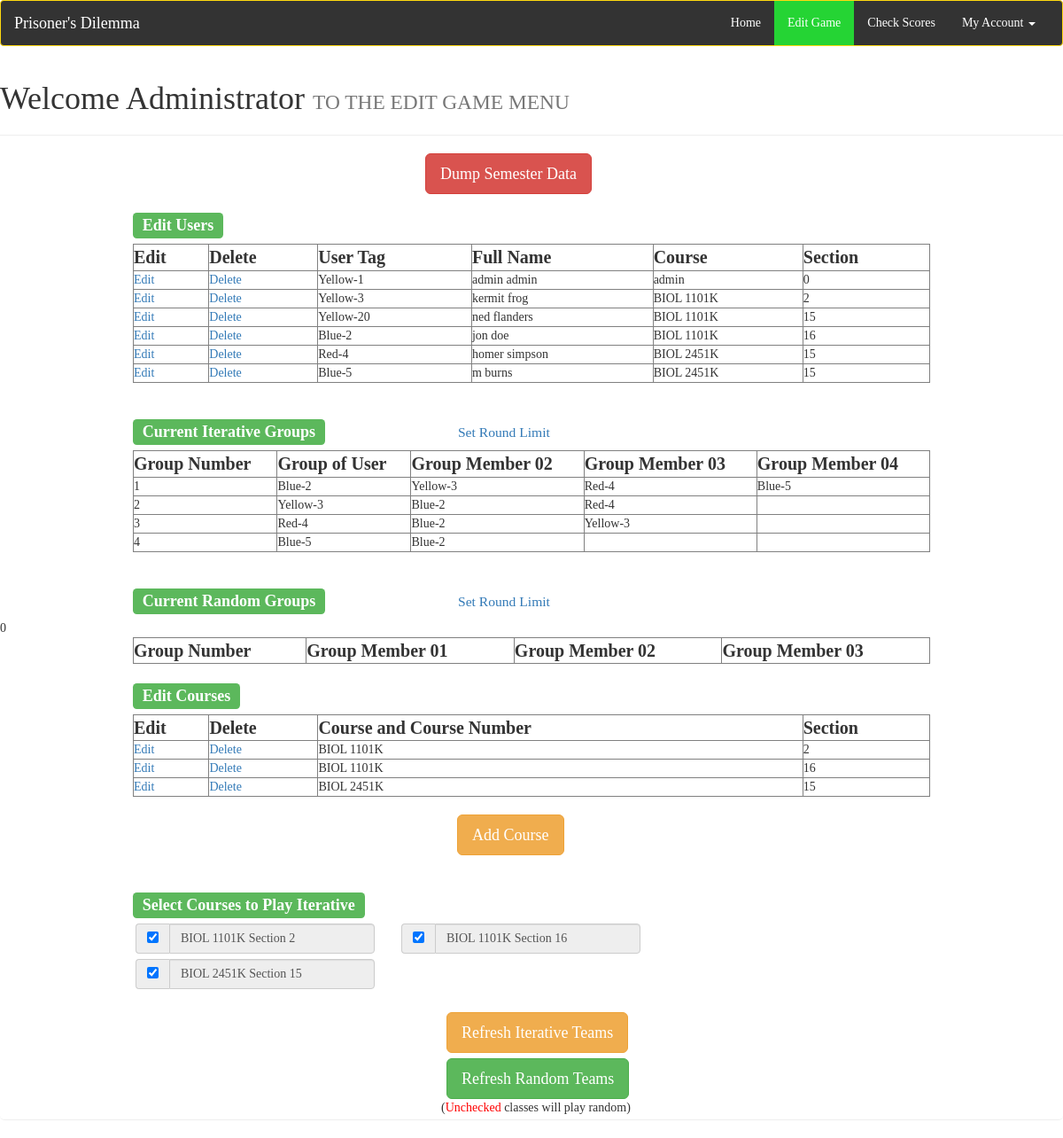
The page /editgame.php on the database its author committed.
### tables this page shows
CREATE TABLE IF NOT EXISTS `teamcode` (
  `users_id` int(3) NOT NULL,
  `tag` varchar(12) NOT NULL,
  `user_group` varchar(13) NOT NULL,
  `random_group` int(3) DEFAULT '0',
  `fixed_group` int(2) NOT NULL
);

CREATE TABLE IF NOT EXISTS `users` (
  `id` int(11) NOT NULL,
  `usernames` varchar(255) NOT NULL,
  `first_name` varchar(255) NOT NULL,
  `last_name` varchar(255) NOT NULL,
  `email` varchar(255) NOT NULL,
  `confirmed_email` varchar(255) NOT NULL,
  `pw` varchar(255) NOT NULL,
  `confirmed_pw` varchar(255) NOT NULL,
  `course` varchar(12) DEFAULT NULL,
  `section` int(2) DEFAULT NULL,
  `online_status` int(1) NOT NULL DEFAULT '0',
  `score` int(3) DEFAULT '0',
  `busy` tinyint(1) NOT NULL,
  `time` timestamp NOT NULL DEFAULT CURRENT_TIMESTAMP,
  `rank` smallint(2) NOT NULL
);

CREATE TABLE IF NOT EXISTS `iterative_teams` (
  `id` int(3) NOT NULL,
  `member1` varchar(12) DEFAULT NULL,
  `member2` varchar(12) DEFAULT NULL,
  `member3` varchar(12) DEFAULT NULL,
  `member4` varchar(12) DEFAULT NULL
);

CREATE TABLE IF NOT EXISTS `course` (
  `id` int(2) NOT NULL,
  `course_and_number` varchar(10) NOT NULL,
  `section` int(2) NOT NULL
);

CREATE TABLE IF NOT EXISTS `added_iterate_classes` (
  `id` int(2) NOT NULL,
  `course` varchar(10) NOT NULL,
  `section` int(2) NOT NULL
);

### editgame.php (the view, shortened to what this page needs)
<!doctype html>
<html>
<head>
<?php
	include('connection.php');
?>
    <link href="css/bootstrap.min.css" rel="stylesheet">
	<link href="css/stylesheet.css" rel="stylesheet">
	<link href="css/custom.css" rel="stylesheet">
</head>
<body>
	<header class="navbar navbar-default">
		<div class="container-fluid">
			<div class="navbar-header">
				<a class="navbar-brand" href="index.php">Prisoner's Dilemma</a>
			</div>
			<div class="collapse navbar-collapse" id="collapse">
				<ul class="nav navbar-nav navbar-right">
					<li><a href="index.php">Home</a></li>
					<li class="active"><a href="editgame.php">Edit Game</a></li>
					<li ><a href="administration.php">Check Scores</a></li>
					<li class="dropdown">
						<a href="" class="dropdown-toggle" data-toggle="dropdown" role="button" aria-haspopup="true" aria-expanded="false">My Account <span class="caret"></span></a>
					</li>
				</ul>
			</div>
		</div>
	</header>
	<div class="page-header">
	  <h1>Welcome Administrator <small>TO THE EDIT GAME MENU</small></h1>
		<hr/>
				<Button type="button" class="btn btn-lg btn-danger" id="dumpSemesterData" style="position:relative; left:40%;" >
					Dump Semester Data
				</button>
		<div>
			<?php
				echo "<table align='center' border=1 cellspace='3' cellpadding='3' width='75%'>
				<h3><span style=\"width: 50%; margin: 0% 12.5%\" class=\"label label-success\">Edit Users</span></h3>
				<tr>
					<th align='left'><b>Edit</b></th>
					<th align='left'><b>Delete</b></th>
					<th align='left'><b>User Tag</b></th>
					<th align='left'><b>Full Name</b></th>
					<th align='left'><b>Course</b></th>
					<th align='left'><b>Section</b></th>
				</tr>";
				$r = mysqli_query($dbc, "SELECT * FROM users u JOIN teamcode tc ON u.id = tc.users_id ORDER BY course, section");
				while ($row = mysqli_fetch_array($r))
				{
					echo
					"<tr>
					<td>
						<a href='edit_user.php?id=".$row['id']."&fname=".$row['first_name']."&lname=".$row['last_name']."&course=".$row['course']."&pwd=".$row['pw']."&section=".$row['section']."&group=".$row['user_group']."'>Edit</a>
					</td>
					<td>
						<a href='delete_user.php?id=".$row['id']."&fname=".$row['first_name']."&lname=".$row['last_name']."&course=".$row['course']."&section=".$row['section']."'>Delete</a>
					</td>
					<td>".
						$row["tag"]
					."</td>
					<td>".
						$row["first_name"]." ".$row["last_name"]
					."</td>
					<td>".
						$row["course"]
					."</td>
					<td>".
						$row["section"]
					."</td>
					</tr>";
				}
				echo '</table>';
			?>
		</div>
		<br/>
		<div>
			<?php
				echo "<table align='center' border=1 cellspace='3' cellpadding='3' width='75%'>
				<h3><span style=\"width: 50%; margin: 0% 12.5%\" class=\"label label-success\">Current Iterative Groups</span><small><a href='iterative_limit.php'>Set Round Limit</a></small></h3>
				<tr>
					<th align='left'><b>Group Number</b></th>
					<th align='left'><b>Group of User</b></th>
					<th align='left'><b>Group Member 02</b></th>
					<th align='left'><b>Group Member 03</b></th>
					<th align='left'><b>Group Member 04</b></th>
				</tr>";
				$r = mysqli_query($dbc, "SELECT * FROM iterative_teams");
				while ($row = mysqli_fetch_array($r))
				{
					echo
					"<tr>
					<td>".
						$row["id"]
					."</td>
					<td>".
						$row["member1"]
					."</td>
					<td>".
						$row["member2"]
					."</td>
					<td>".
						$row["member3"]
					."</td>
					<td>".
						$row["member4"]
					."</td>
					</tr>";
				}
				echo '</table>';
			?>
		</div>
		<br/>
		<div>
			<?php
				echo "<table align='center' border=1 cellspace='3' cellpadding='3' width='75%'>
				<h3><span style=\"width: 50%; margin: 0% 12.5%\" class=\"label label-success\">Current Random Groups</span><small><a href='random_limit.php'>Set Round Limit</a></small></h3>
				<tr>
					<th align='left'><b>Group Number</b></th>
					<th align='left'><b>Group Member 01</b></th>
					<th align='left'><b>Group Member 02</b></th>
					<th align='left'><b>Group Member 03</b></th>
				</tr>";
				echo '</table>';
			?>
		</div>
		<div>
			<?php
				echo "<table align='center' border=1 cellspace='3' cellpadding='3' width='75%'>
				<h3><span style=\"width: 50%; margin: 0% 12.5%\" class=\"label label-success\">Edit Courses</span></h3>
				<tr>
					<th align='left'><b>Edit</b></th>
					<th align='left'><b>Delete</b></th>
					<th align='left'><b>Course and Course Number</b></th>
					<th align='left'><b>Section</b></th>
				</tr>";
				$r = mysqli_query($dbc, "SELECT * FROM course  ORDER BY course_and_number, section");
				while ($row = mysqli_fetch_array($r))
				{
					echo
					"<tr>
					<td>
						<a href='edit_course.php?id=".$row['id']."&course=".$row['course_and_number']."&section=".$row['section']."'>Edit</a>
					</td>
					<td>
						<a href='delete_course.php?id=".$row['id']."&course=".$row['course_and_number']."&section=".$row['section']."'>Delete</a>
					</td>
					<td>".
						$row["course_and_number"]
					."</td>
					<td>".
						$row["section"]
					."</td>
					</tr>";
				}
				echo '</table>';
			?>
					<br/>
				<button type="button" class="btn btn-lg btn-warning" style="position:relative; left:43%;" aria-haspopup="true" aria-expanded="false" id="addcour">
					Add Course
				</button>
		<br/><br/>
			<h3><span style="width: 50%; margin: 0% 12.5%" class="label label-success">Select Courses to Play Iterative</span></h3>
	<div style="width: 50%; margin: 0% 11.5%">
		<?php
			$checked_classes = mysqli_query($dbc, "SELECT course, section FROM added_iterate_classes WHERE (course, section) IN (SELECT course_and_number, section FROM course)");
			$count = 0;
				while ($checked_class = mysqli_fetch_array($checked_classes))
				{
					echo
					"
					<div class=\"col-lg-6\">
						<div class=\"input-group\">
						  <span class=\"input-group-addon\">
							<input type=\"checkbox\" name='course' value='".$checked_class["course"].",".$checked_class["section"]."' checked>
						  </span>
						  <input type=\"text\" class=\"form-control\" readonly value='".$checked_class["course"]." Section ".$checked_class["section"]."'>
						</div>
					  </div>
					";
					if ($count == 1)
					{
						echo "<br/><br/>";
						$count=0;
					}
					else
						$count++;
				}
		?>
				<br/>
				<br/><br/>
				<Button type="button" class="btn btn-lg btn-warning" id="updateIterative" style="position:relative; left:61%;" >
					Refresh Iterative Teams
				</button>
				<br/>
				<button type="button" class="btn btn-lg btn-success" id="updateRandom" style="position:relative; left:61%; margin: 1% 0%">
					Refresh Random Teams
				</button><br/>
				<div style="width:50%; margin:-1% auto; position:relative; left:35%;">
				(<span style="color:red;">Unchecked</span> classes will play random)
				</div>
			</div>
		</div>
	</div>
</body>
</html>

### css/stylesheet.css (style rules this page uses)
body { font-family: 'Lora', serif; }
.navbar-default { background-color: #DAFFD8; border-color: #e7e7e7; }
.navbar-default .navbar-nav>.active>a, .navbar-default .navbar-nav>.active>a:focus, .navbar-default .navbar-nav>.active>a:hover { color: #FFF; background-color: #25D434; }
div { border-radius: 5px; }
input { padding-left:10px; }

### css/custom.css (style rules this page uses)
.navbar-default .navbar-brand { color:#fff; }
.navbar-default .navbar-nav>li>a { color:#fff; }
.navbar-default .navbar-collapse, .navbar-default .navbar-form { color:#fff; }
.navbar-default { background-color: #333; border-color: #ffd90f; }
b { font-size:20px; }

### rows shown on the page
teamcode: tag "Yellow-1", users_id.first_name "admin", users_id.last_name "admin", users_id.course "admin", users_id.section "0"
teamcode: tag "Yellow-3", users_id.first_name "kermit", users_id.last_name "frog", users_id.course "BIOL 1101K", users_id.section "2"
teamcode: tag "Yellow-20", users_id.first_name "ned", users_id.last_name "flanders", users_id.course "BIOL 1101K", users_id.section "15"
teamcode: tag "Blue-2", users_id.first_name "jon", users_id.last_name "doe", users_id.course "BIOL 1101K", users_id.section "16"
teamcode: tag "Red-4", users_id.first_name "homer", users_id.last_name "simpson", users_id.course "BIOL 2451K", users_id.section "15"
teamcode: tag "Blue-5", users_id.first_name "m", users_id.last_name "burns", users_id.course "BIOL 2451K", users_id.section "15"
iterative_teams: id "1", member1 "Blue-2", member2 "Yellow-3", member3 "Red-4", member4 "Blue-5"
iterative_teams: id "2", member1 "Yellow-3", member2 "Blue-2", member3 "Red-4"
iterative_teams: id "3", member1 "Red-4", member2 "Blue-2", member3 "Yellow-3"
iterative_teams: id "4", member1 "Blue-5", member2 "Blue-2"
course: course_and_number "BIOL 1101K", section "2"
course: course_and_number "BIOL 1101K", section "16"
course: course_and_number "BIOL 2451K", section "15"
added_iterate_classes: course+section "BIOL 1101K Section 2"
added_iterate_classes: course+section "BIOL 1101K Section 16"
added_iterate_classes: course+section "BIOL 2451K Section 15"
